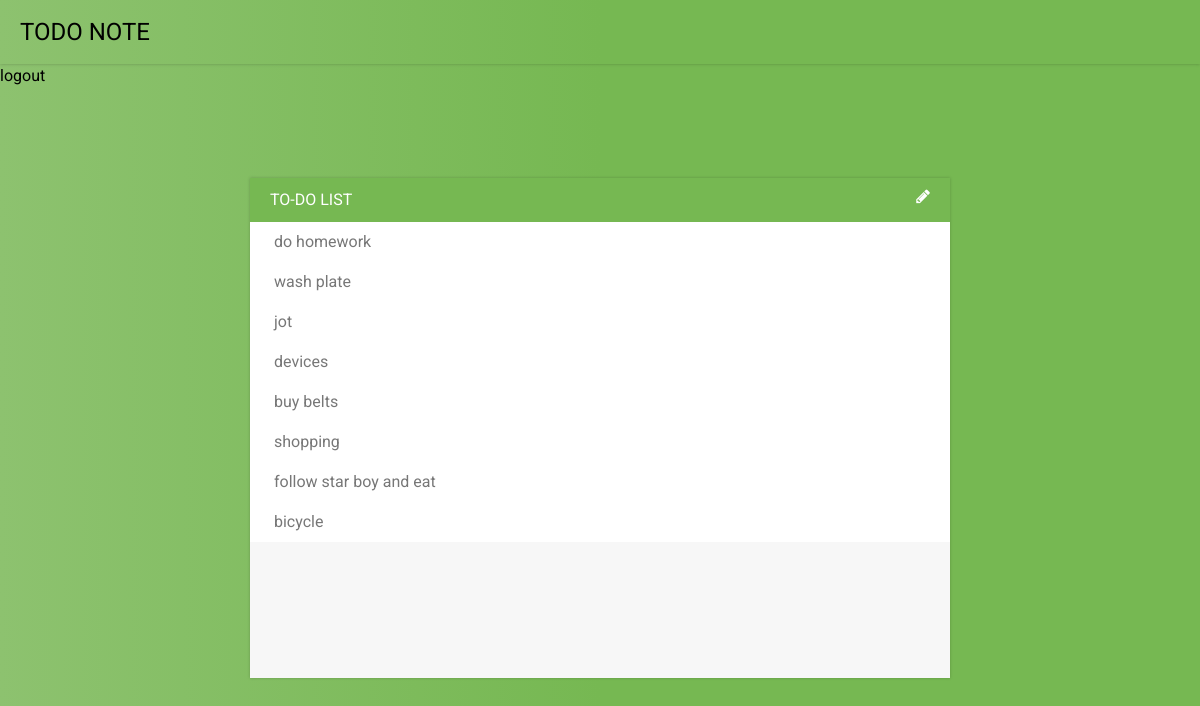
Page / (signed in) on the earlier database version.
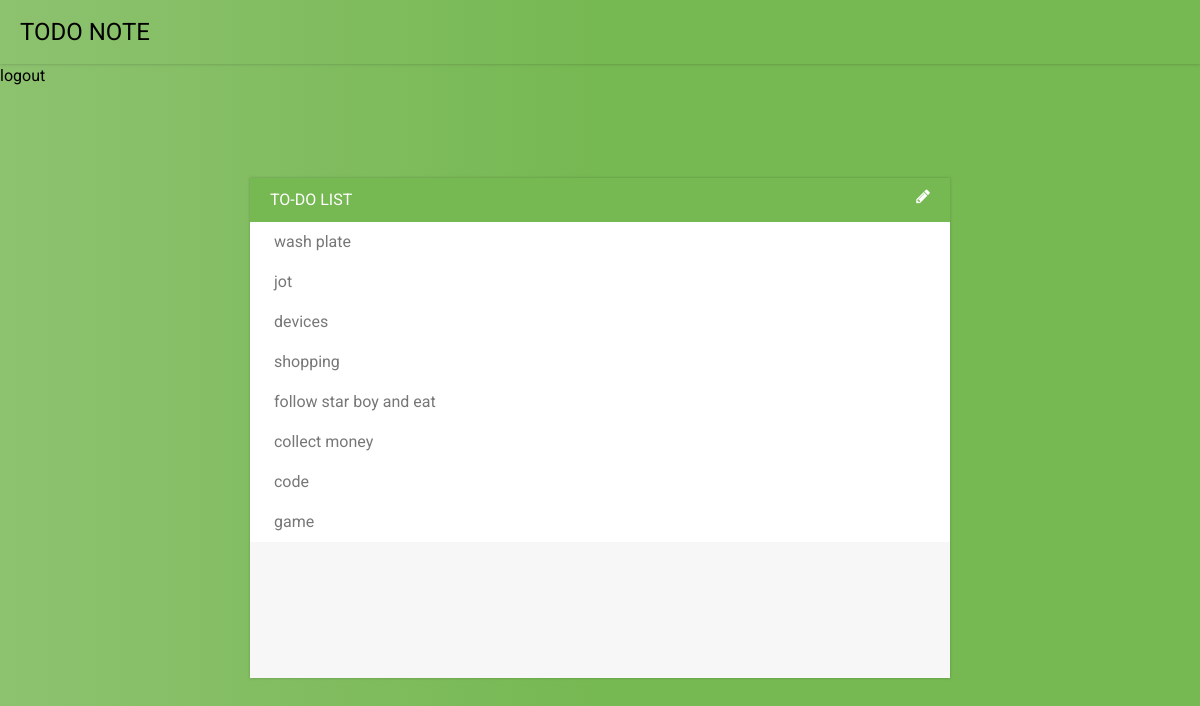
Same page on the later database version.
### baseApp/models.py (models this page shows, shortened)
class TodoTable(models.Model):
    userName = models.ForeignKey(User,on_delete=models.CASCADE,null=True)
    title = models.CharField(max_length=100,blank=False)
    description = models.TextField(blank=True,null=True)
    dateAdded = models.DateTimeField(auto_now_add=True)
    todo_id = models.IntegerField(primary_key=True)

### baseApp/views.py (the view)
# urls.py: path('',HomePageView.as_view(),name='homePage'),
class HomePageView(LoginRequiredMixin,ListView):
    context_object_name = 'data'
    model = TodoTable
    template_name = 'baseApp/home.html'
    def get_context_data(self, **kwargs):
        context = super().get_context_data(**kwargs)
        context['data'] = context['data'].filter(userName = self.request.user)
        return context

### baseApp/templates/baseApp/home.html (shortened to what this page needs)
{% extends 'baseApp/base.html' %}
{% block content %}
    <a href="{% url 'base:logout' %}">logout</a>
    <div id="container">
    <h1>To-Do List <a href="{% url 'base:add' %}"><i class="fa fa-pencil" id="newTD"></i></a></h1>
    {% for data in data %}
        <ul>
           <li><span><a href="{% url 'base:delete' data.todo_id %}"></a></span> <a href="{% url 'base:detail' data.todo_id %}">{{data.title}}</a></li>
        </ul>
    {% endfor %}
</div>
{% endblock %}

### baseApp/templates/baseApp/base.html (shortened to what this page needs)
{% load static %}
<!DOCTYPE html>
<html lang="en">
<head>
    <link rel="stylesheet" href="https://maxcdn.bootstrapcdn.com/font-awesome/4.5.0/css/font-awesome.min.css">
    <link rel="stylesheet" href="{% static 'homeStyle.css' %}">
    <script src="https://cdn.tailwindcss.com"></script>
</head>
<body>
<div class="shadow bg-green">
    <div class="h-16 mx-auto px-5 flex items-center justify-between">
        <a class="text-2xl hover:text-cyan-500 transition-colors cursor-pointer">TODO NOTE</a>
    </div>
  </div>
        {% block content %}
        {% endblock %}
</body>
</html>

### baseApp/static/homeStyle.css (style rules this page uses)
* { box-sizing: border-box; -moz-box-sizing: border-box; }
body { font-family: Roboto; background: #c2e59c; background: -webkit-linear-gradient(to left, #c2e59c, #0DE6AC); background: linear-gradient(to left, #bcccab, #0DE6AC); }
h1 { background-color: #76b852; color: #fff; margin: 0; padding: 10px 20px; text-transform: uppercase; font-size: 1.25em; font-weight: normal; }
ul { list-style: none; margin: 0; padding: 0; }
li { background: #fff; height: 40px; line-height: 40px; color: #777; }
#container { width: 700px; height: 500px; margin: 90px auto; background-color: #f7f7f7; box-shadow: 0 0 3px rgba(0, 0, 0, 0.2); }
.fa-pencil { float: right; }
body { background: #76b852; background: rgb(141,194,111); background: linear-gradient(90deg, rgba(141,194,111,1) 0%, rgba(118,184,82,1) 50%); font-family: "Roboto", sans-serif; -webkit-font-smoothing: antialiased; -moz-osx-font-smoothing: grayscale; }

Differences in the rows shown:
removed TodoTable: title "do homework"
removed TodoTable: title "buy belts"
removed TodoTable: title "bicycle"
added TodoTable: title "collect money"
added TodoTable: title "code"
added TodoTable: title "game"
